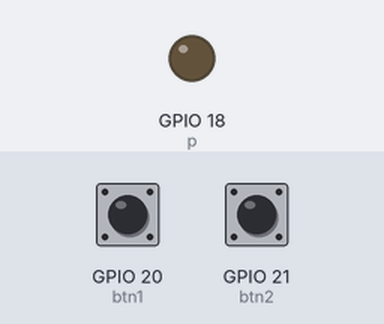
This program was run on a simulated Raspberry Pi (BCM pin numbers). Shown: output pins drawn as LEDs (lit = HIGH). Inputs (shaded band) come from the test bench; at power-on: GPIO 20 (btn1) LOW, GPIO 21 (btn2) LOW.

Above: at 1.2 s.
1.3 s: GPIO 20 (btn1) pulled HIGH for 0.15 s
At 2.5 s:
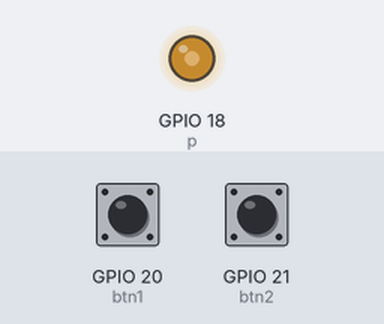
2.9 s: GPIO 21 (btn2) pulled HIGH for 0.15 s
At 3.9 s:
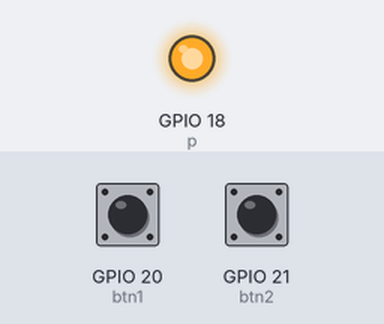
4.5 s: GPIO 20 (btn1) pulled HIGH for 1 s
At 5.1 s:
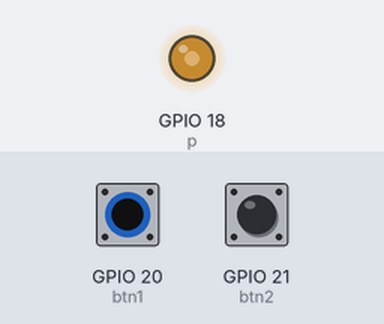
7.0 s: GPIO 21 (btn2) pulled HIGH for 1 s
At 8.2 s:
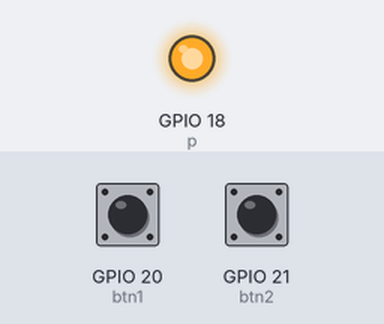
Timing chart, 0 to 10.0 s (numbered marks = the images above; inputs shaded):
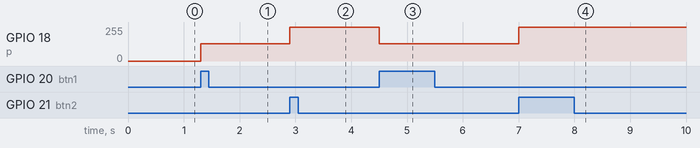

The program:

Q3.py
```python
import RPi.GPIO as gp

gp.setmode(gp.BCM)
gp.setup(18, gp.OUT)
gp.setup(20, gp.IN)
gp.setup(21, gp.IN)

p = gp.PWM(18, 500)
p.start(0)

try :
    while True:
        btn1 = gp.input(20)
        btn2 = gp.input(21)

        if btn1 == 1 :
            p.ChangeDutyCycle(50)
        elif btn2 == 1 :
            p.ChangeDutyCycle(100)
except KeyboardInterrupt:
    gp.cleanup()
```

Measured:
- after the input at 1.3 s, GPIO 18 (p): 0/255 → 128/255 at once
- after the input at 2.9 s, GPIO 18 (p): 128/255 → 255/255 at once
- after the input at 4.5 s, GPIO 18 (p): 255/255 → 128/255 at once
- after the input at 7.0 s, GPIO 18 (p): 128/255 → 255/255 at once
